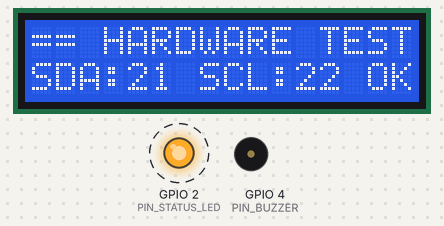
Simulated run of this sketch. Board: ESP32. Parts: 16×2 character LCD, output pins drawn as LEDs (lit = HIGH), buzzer (waves = sounding, pin HIGH). Dashed ring = blinking. What the sketch prints to the serial monitor is not drawn.

Above: at 1.9 s.
Timing chart, 0 to 130.0 s (numbered marks = the images above):
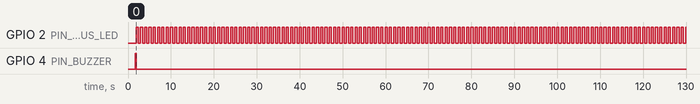

Measured:
- by itself, GPIO 2 (PIN_STATUS_LED): alternates HIGH for 0.50 s and LOW for 0.50 s

The sketch:

Hardware_Test_LCD2004.ino
```cpp
/**
 * Hardware_Test_LCD2004.ino - Chương trình kiểm tra màn hình LCD 2004 (I2C)
 *
 * Chức năng:
 *  1. Quét bus I2C chỉ trong dải địa chỉ của chip chuyển đổi PCF8574 (0x20 - 0x27)
 *     và PCF8574A (0x38 - 0x3F) để tránh nhận nhầm địa chỉ 0x68 của MPU6050.
 *  2. Tự động khởi tạo màn hình LCD 2004 (20 cột, 4 dòng) với địa chỉ tìm được.
 *  3. Phát tiếng bíp còi buzzer (GPIO4) báo hiệu khởi động thành công.
 *  4. Hiển thị thông báo "  HARDWARE TEST OK  " cùng các thông số phần cứng lên màn hình.
 *  5. Chớp tắt đèn nền LCD và nhấp nháy LED Status (GPIO2) theo chu kỳ.
 */

#include "TestPins.h"
#include <Wire.h>
#include <LiquidCrystal_I2C.h>

LiquidCrystal_I2C *lcd = nullptr;
byte lcdAddr = 0;
bool lcdFound = false;

// Hàm phát tiếng bíp còi buzzer
void beep(int count, int delayMs) {
  for (int i = 0; i < count; i++) {
    digitalWrite(PIN_BUZZER, HIGH);
    delay(delayMs);
    digitalWrite(PIN_BUZZER, LOW);
    if (i < count - 1) {
      delay(delayMs);
    }
  }
}

void setup() {
  // Cấu hình chân LED và Còi
  pinMode(PIN_STATUS_LED, OUTPUT);
  pinMode(PIN_BUZZER, OUTPUT);
  digitalWrite(PIN_STATUS_LED, LOW);
  digitalWrite(PIN_BUZZER, LOW);

  // Khởi tạo Serial
  Serial.begin(115200);
  delay(1000);
  Serial.println(F("\n=== THỬ NGHIỆM PHẦN CỨNG: MÀN HÌNH LCD 2004 (20x4) ==="));
  Serial.print(F("Cấu hình I2C: SDA = ")); Serial.print(PIN_I2C_SDA);
  Serial.print(F(", SCL = ")); Serial.println(PIN_I2C_SCL);

  // Khởi tạo bus I2C
  Wire.begin(PIN_I2C_SDA, PIN_I2C_SCL);
  delay(500);

  // 1. Quét tìm địa chỉ LCD (PCF8574/A)
  Serial.println(F("Đang quét tìm màn hình LCD qua bus I2C..."));

  // Dải địa chỉ PCF8574 (0x20-0x27) và PCF8574A (0x38-0x3F)
  byte targetAddresses[] = {
    0x27, 0x3F, // Hai địa chỉ mặc định phổ biến nhất
    0x20, 0x21, 0x22, 0x23, 0x24, 0x25, 0x26,
    0x38, 0x39, 0x3A, 0x3B, 0x3C, 0x3D, 0x3E
  };
  int numAddresses = sizeof(targetAddresses) / sizeof(targetAddresses[0]);

  for (int i = 0; i < numAddresses; i++) {
    byte addr = targetAddresses[i];
    Wire.beginTransmission(addr);
    byte error = Wire.endTransmission();

    if (error == 0) {
      lcdAddr = addr;
      lcdFound = true;
      Serial.print(F("-> Tìm thấy LCD tại địa chỉ: 0x"));
      Serial.println(addr, HEX);
      break;
    }
  }

  if (lcdFound) {
    // 2. Khởi tạo LCD 20x4
    lcd = new LiquidCrystal_I2C(lcdAddr, 20, 4);
    lcd->init();
    lcd->backlight();
    lcd->clear();

    // Hiển thị thông tin lên LCD
    lcd->setCursor(0, 0);
    lcd->print("== HARDWARE TEST ==");

    lcd->setCursor(0, 1);
    lcd->print("  HARDWARE TEST OK  ");

    lcd->setCursor(0, 2);
    lcd->print("LCD: 2004 (I2C:0x");
    lcd->print(lcdAddr < 16 ? "0" : "");
    lcd->print(lcdAddr, HEX);
    lcd->print(")");

    lcd->setCursor(0, 3);
    lcd->print("SDA:21 SCL:22 OK");

    Serial.println(F("[OK]: Đã khởi tạo thành công LCD 2004!"));

    // Còi bíp 2 tiếng chào mừng thành công
    beep(2, 80);
  } else {
    Serial.println(F("[ERROR]: Không tìm thấy LCD 2004 qua I2C!"));
    Serial.println(F("-> Hãy kiểm tra lại dây cáp nguồn, SDA/SCL và biến trở điều chỉnh độ tương phản."));

    // Còi bíp 1 tiếng dài báo lỗi
    beep(1, 400);
  }
}

void loop() {
  if (lcdFound) {
    // Nhấp nháy LED Status báo hiệu ESP32 đang chạy
    digitalWrite(PIN_STATUS_LED, HIGH);
    delay(500);
    digitalWrite(PIN_STATUS_LED, LOW);
    delay(500);
  } else {
    // Nhấp nháy LED nhanh báo lỗi không tìm thấy LCD
    digitalWrite(PIN_STATUS_LED, HIGH);
    delay(100);
    digitalWrite(PIN_STATUS_LED, LOW);
    delay(100);
  }
}
```

TestPins.h
```cpp
/**
 * TestPins.h - Chân GPIO khớp PCB Altium (dùng cho sketch test phần cứng)
 */
#ifndef TEST_PINS_H
#define TEST_PINS_H

#define PIN_STATUS_LED   2     // D2 (STATUS)
#define PIN_PIR_LED      12    // D12 (Cần hàn dây câu sang net PIR trên PCB)
#define PIN_BUZZER       4     // D4 (BIP loa)

#define PIN_I2C_SDA      21    // SDA MPU/LCD
#define PIN_I2C_SCL      22    // SCL MPU/LCD

#define PIN_SD_CS        5     // CS thẻ SD
#define PIN_SD_SCK       18    // SCK thẻ SD
#define PIN_SD_MISO      19    // MISO thẻ SD
#define PIN_SD_MOSI      23    // MOSI thẻ SD

#define PIN_GPS_RX       17    // RX2 (nhận từ GPS TX - cần câu dây)
#define PIN_GPS_TX       16    // TX2 (gửi sang GPS RX - cần câu dây)

#define PIN_SIM_RST      25    // RST SIM
#define PIN_SIM_RX       26    // RX1 (nhận từ SIM TX)
#define PIN_SIM_TX       27    // TX1 (gửi sang SIM RX)

#define GPS_BAUD         9600
#define SIM_BAUD         115200

#endif
```
